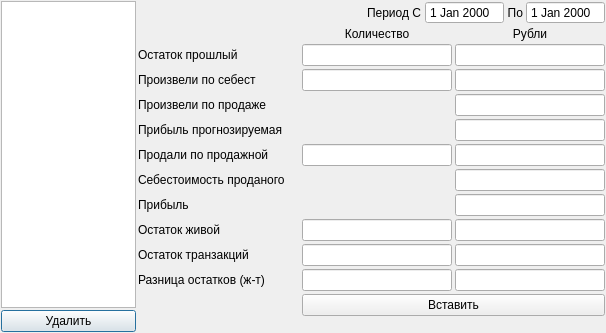
<?xml version="1.0" encoding="UTF-8"?>
<ui version="4.0">
 <class>Dialog</class>
 <widget class="QDialog" name="Dialog">
  <property name="geometry">
   <rect>
    <x>0</x>
    <y>0</y>
    <width>606</width>
    <height>333</height>
   </rect>
  </property>
  <property name="windowTitle">
   <string>Dialog</string>
  </property>
  <layout class="QGridLayout" name="gridLayout">
   <property name="leftMargin">
    <number>1</number>
   </property>
   <property name="topMargin">
    <number>1</number>
   </property>
   <property name="rightMargin">
    <number>1</number>
   </property>
   <property name="bottomMargin">
    <number>1</number>
   </property>
   <property name="spacing">
    <number>2</number>
   </property>
   <item row="0" column="0">
    <widget class="QListWidget" name="listWidget">
     <property name="maximumSize">
      <size>
       <width>135</width>
       <height>16777215</height>
      </size>
     </property>
     <property name="font">
      <font>
       <family>Tahoma</family>
       <pointsize>8</pointsize>
      </font>
     </property>
    </widget>
   </item>
   <item row="1" column="0">
    <widget class="QPushButton" name="pushButton">
     <property name="text">
      <string>Удалить</string>
     </property>
    </widget>
   </item>
   <item row="0" column="1" rowspan="2">
    <layout class="QGridLayout" name="gridLayout_15">
     <property name="spacing">
      <number>3</number>
     </property>
     <item row="0" column="1" colspan="2">
      <layout class="QHBoxLayout" name="horizontalLayout">
       <item>
        <spacer name="horizontalSpacer">
         <property name="orientation">
          <enum>Qt::Horizontal</enum>
         </property>
         <property name="sizeHint" stdset="0">
          <size>
           <width>40</width>
           <height>20</height>
          </size>
         </property>
        </spacer>
       </item>
       <item>
        <widget class="QLabel" name="label_2">
         <property name="text">
          <string>Период С</string>
         </property>
        </widget>
       </item>
       <item>
        <widget class="QDateEdit" name="de_from">
         <property name="wrapping">
          <bool>false</bool>
         </property>
         <property name="frame">
          <bool>true</bool>
         </property>
         <property name="readOnly">
          <bool>true</bool>
         </property>
         <property name="buttonSymbols">
          <enum>QAbstractSpinBox::NoButtons</enum>
         </property>
        </widget>
       </item>
       <item>
        <widget class="QLabel" name="label_3">
         <property name="text">
          <string>По</string>
         </property>
         <property name="alignment">
          <set>Qt::AlignRight|Qt::AlignTrailing|Qt::AlignVCenter</set>
         </property>
        </widget>
       </item>
       <item>
        <widget class="QDateEdit" name="de_to">
         <property name="readOnly">
          <bool>true</bool>
         </property>
         <property name="buttonSymbols">
          <enum>QAbstractSpinBox::NoButtons</enum>
         </property>
        </widget>
       </item>
      </layout>
     </item>
     <item row="3" column="2">
      <widget class="QLineEdit" name="le_supply_sum_seb_article">
       <property name="maximumSize">
        <size>
         <width>150</width>
         <height>16777215</height>
        </size>
       </property>
       <property name="readOnly">
        <bool>true</bool>
       </property>
      </widget>
     </item>
     <item row="9" column="1">
      <widget class="QLineEdit" name="le_warehouse1_value_article">
       <property name="maximumSize">
        <size>
         <width>150</width>
         <height>16777215</height>
        </size>
       </property>
       <property name="readOnly">
        <bool>true</bool>
       </property>
      </widget>
     </item>
     <item row="2" column="1">
      <widget class="QLineEdit" name="le_last_balance_value_article">
       <property name="maximumSize">
        <size>
         <width>150</width>
         <height>16777215</height>
        </size>
       </property>
      </widget>
     </item>
     <item row="9" column="0">
      <widget class="QLabel" name="label_39">
       <property name="text">
        <string>Остаток живой</string>
       </property>
      </widget>
     </item>
     <item row="1" column="2">
      <widget class="QLabel" name="label_36">
       <property name="text">
        <string>Рубли</string>
       </property>
       <property name="alignment">
        <set>Qt::AlignCenter</set>
       </property>
      </widget>
     </item>
     <item row="11" column="0">
      <widget class="QLabel" name="label_44">
       <property name="text">
        <string>Разница остатков (ж-т)</string>
       </property>
      </widget>
     </item>
     <item row="10" column="0">
      <widget class="QLabel" name="label_43">
       <property name="text">
        <string>Остаток транзакций</string>
       </property>
      </widget>
     </item>
     <item row="3" column="0">
      <widget class="QLabel" name="label_37">
       <property name="text">
        <string>Произвели по себест</string>
       </property>
      </widget>
     </item>
     <item row="10" column="1">
      <widget class="QLineEdit" name="le_warehouse2_value_article">
       <property name="maximumSize">
        <size>
         <width>150</width>
         <height>16777215</height>
        </size>
       </property>
       <property name="readOnly">
        <bool>true</bool>
       </property>
      </widget>
     </item>
     <item row="11" column="1">
      <widget class="QLineEdit" name="le_difference_warehouse_value">
       <property name="maximumSize">
        <size>
         <width>150</width>
         <height>16777215</height>
        </size>
       </property>
       <property name="readOnly">
        <bool>true</bool>
       </property>
      </widget>
     </item>
     <item row="10" column="2">
      <widget class="QLineEdit" name="le_warehouse2_sum_article">
       <property name="maximumSize">
        <size>
         <width>150</width>
         <height>16777215</height>
        </size>
       </property>
       <property name="readOnly">
        <bool>true</bool>
       </property>
      </widget>
     </item>
     <item row="9" column="2">
      <widget class="QLineEdit" name="le_warehouse1_sum_article">
       <property name="maximumSize">
        <size>
         <width>150</width>
         <height>16777215</height>
        </size>
       </property>
       <property name="readOnly">
        <bool>true</bool>
       </property>
      </widget>
     </item>
     <item row="8" column="0">
      <widget class="QLabel" name="label_35">
       <property name="text">
        <string>Прибыль</string>
       </property>
      </widget>
     </item>
     <item row="6" column="2">
      <widget class="QLineEdit" name="le_sel_sum_price_article">
       <property name="maximumSize">
        <size>
         <width>150</width>
         <height>16777215</height>
        </size>
       </property>
       <property name="readOnly">
        <bool>true</bool>
       </property>
      </widget>
     </item>
     <item row="6" column="1">
      <widget class="QLineEdit" name="le_sel_value_article">
       <property name="maximumSize">
        <size>
         <width>150</width>
         <height>16777215</height>
        </size>
       </property>
       <property name="readOnly">
        <bool>true</bool>
       </property>
      </widget>
     </item>
     <item row="2" column="2">
      <widget class="QLineEdit" name="le_last_balance_sum_article">
       <property name="maximumSize">
        <size>
         <width>150</width>
         <height>16777215</height>
        </size>
       </property>
      </widget>
     </item>
     <item row="7" column="0">
      <widget class="QLabel" name="label_38">
       <property name="text">
        <string>Себестоимость проданого</string>
       </property>
      </widget>
     </item>
     <item row="11" column="2">
      <widget class="QLineEdit" name="le_difference_warehouse_sum">
       <property name="maximumSize">
        <size>
         <width>150</width>
         <height>16777215</height>
        </size>
       </property>
       <property name="readOnly">
        <bool>true</bool>
       </property>
      </widget>
     </item>
     <item row="12" column="1" colspan="2">
      <widget class="QPushButton" name="pushButton_5">
       <property name="text">
        <string>Вставить</string>
       </property>
      </widget>
     </item>
     <item row="1" column="1">
      <widget class="QLabel" name="label_41">
       <property name="text">
        <string>Количество</string>
       </property>
       <property name="alignment">
        <set>Qt::AlignCenter</set>
       </property>
      </widget>
     </item>
     <item row="7" column="2">
      <widget class="QLineEdit" name="le_sel_sum_seb_article">
       <property name="maximumSize">
        <size>
         <width>150</width>
         <height>16777215</height>
        </size>
       </property>
       <property name="readOnly">
        <bool>true</bool>
       </property>
      </widget>
     </item>
     <item row="6" column="0">
      <widget class="QLabel" name="label_40">
       <property name="text">
        <string>Продали по продажной</string>
       </property>
      </widget>
     </item>
     <item row="3" column="1">
      <widget class="QLineEdit" name="le_supply_value_article">
       <property name="maximumSize">
        <size>
         <width>150</width>
         <height>16777215</height>
        </size>
       </property>
       <property name="readOnly">
        <bool>true</bool>
       </property>
      </widget>
     </item>
     <item row="4" column="0">
      <widget class="QLabel" name="label_45">
       <property name="text">
        <string>Произвели по продаже</string>
       </property>
      </widget>
     </item>
     <item row="4" column="2">
      <widget class="QLineEdit" name="le_supply_sum_price_article">
       <property name="maximumSize">
        <size>
         <width>150</width>
         <height>16777215</height>
        </size>
       </property>
       <property name="readOnly">
        <bool>true</bool>
       </property>
      </widget>
     </item>
     <item row="8" column="2">
      <widget class="QLineEdit" name="le_sel_sum_balance_article">
       <property name="maximumSize">
        <size>
         <width>150</width>
         <height>16777215</height>
        </size>
       </property>
       <property name="readOnly">
        <bool>true</bool>
       </property>
      </widget>
     </item>
     <item row="5" column="2">
      <widget class="QLineEdit" name="le_supply_sum_balance_article">
       <property name="maximumSize">
        <size>
         <width>150</width>
         <height>16777215</height>
        </size>
       </property>
       <property name="readOnly">
        <bool>true</bool>
       </property>
      </widget>
     </item>
     <item row="5" column="0">
      <widget class="QLabel" name="label_46">
       <property name="text">
        <string>Прибыль прогнозируемая</string>
       </property>
      </widget>
     </item>
     <item row="13" column="1">
      <spacer name="verticalSpacer_4">
       <property name="orientation">
        <enum>Qt::Vertical</enum>
       </property>
       <property name="sizeHint" stdset="0">
        <size>
         <width>20</width>
         <height>40</height>
        </size>
       </property>
      </spacer>
     </item>
     <item row="2" column="0">
      <widget class="QLabel" name="label">
       <property name="text">
        <string>Остаток прошлый</string>
       </property>
      </widget>
     </item>
    </layout>
   </item>
  </layout>
 </widget>
 <resources/>
 <connections>
  <connection>
   <sender>listWidget</sender>
   <signal>itemClicked(QListWidgetItem*)</signal>
   <receiver>Dialog</receiver>
   <slot>ui_select_date()</slot>
   <hints>
    <hint type="sourcelabel">
     <x>63</x>
     <y>71</y>
    </hint>
    <hint type="destinationlabel">
     <x>-41</x>
     <y>38</y>
    </hint>
   </hints>
  </connection>
  <connection>
   <sender>pushButton_5</sender>
   <signal>clicked()</signal>
   <receiver>Dialog</receiver>
   <slot>ui_acc()</slot>
   <hints>
    <hint type="sourcelabel">
     <x>579</x>
     <y>281</y>
    </hint>
    <hint type="destinationlabel">
     <x>702</x>
     <y>276</y>
    </hint>
   </hints>
  </connection>
  <connection>
   <sender>pushButton</sender>
   <signal>clicked()</signal>
   <receiver>Dialog</receiver>
   <slot>ui_del()</slot>
   <hints>
    <hint type="sourcelabel">
     <x>58</x>
     <y>322</y>
    </hint>
    <hint type="destinationlabel">
     <x>-55</x>
     <y>315</y>
    </hint>
   </hints>
  </connection>
 </connections>
 <slots>
  <slot>ui_select_date()</slot>
  <slot>ui_acc()</slot>
  <slot>ui_del()</slot>
 </slots>
</ui>
